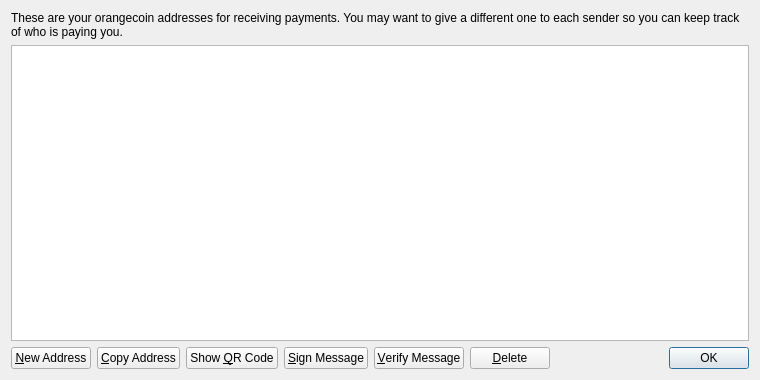
<?xml version="1.0" encoding="UTF-8"?>
<ui version="4.0">
 <class>AddressBookPage</class>
 <widget class="QWidget" name="AddressBookPage">
  <property name="geometry">
   <rect>
    <x>0</x>
    <y>0</y>
    <width>760</width>
    <height>380</height>
   </rect>
  </property>
  <property name="windowTitle">
   <string>Address Book</string>
  </property>
  <layout class="QVBoxLayout" name="verticalLayout">
   <item>
    <widget class="QLabel" name="labelExplanation">
     <property name="text">
      <string>These are your orangecoin addresses for receiving payments. You may want to give a different one to each sender so you can keep track of who is paying you.</string>
     </property>
     <property name="textFormat">
      <enum>Qt::PlainText</enum>
     </property>
     <property name="wordWrap">
      <bool>true</bool>
     </property>
    </widget>
   </item>
   <item>
    <widget class="QTableView" name="tableView">
     <property name="contextMenuPolicy">
      <enum>Qt::CustomContextMenu</enum>
     </property>
     <property name="toolTip">
      <string>Double-click to edit address or label</string>
     </property>
     <property name="tabKeyNavigation">
      <bool>false</bool>
     </property>
     <property name="alternatingRowColors">
      <bool>true</bool>
     </property>
     <property name="selectionMode">
      <enum>QAbstractItemView::SingleSelection</enum>
     </property>
     <property name="selectionBehavior">
      <enum>QAbstractItemView::SelectRows</enum>
     </property>
     <property name="sortingEnabled">
      <bool>true</bool>
     </property>
     <attribute name="verticalHeaderVisible">
      <bool>false</bool>
     </attribute>
    </widget>
   </item>
   <item>
    <layout class="QHBoxLayout" name="horizontalLayout">
     <item>
      <widget class="QPushButton" name="newAddressButton">
       <property name="toolTip">
        <string>Create a new address</string>
       </property>
       <property name="text">
        <string>&amp;New Address</string>
       </property>
       <property name="icon">
        <iconset resource="../bitcoin.qrc">
         <normaloff>:/icons/add</normaloff>:/icons/add</iconset>
       </property>
      </widget>
     </item>
     <item>
      <widget class="QPushButton" name="copyToClipboard">
       <property name="toolTip">
        <string>Copy the currently selected address to the system clipboard</string>
       </property>
       <property name="text">
        <string>&amp;Copy Address</string>
       </property>
       <property name="icon">
        <iconset resource="../bitcoin.qrc">
         <normaloff>:/icons/editcopy</normaloff>:/icons/editcopy</iconset>
       </property>
      </widget>
     </item>
     <item>
      <widget class="QPushButton" name="showQRCode">
       <property name="text">
        <string>Show &amp;QR Code</string>
       </property>
       <property name="icon">
        <iconset resource="../bitcoin.qrc">
         <normaloff>:/icons/qrcode</normaloff>:/icons/qrcode</iconset>
       </property>
      </widget>
     </item>
     <item>
      <widget class="QPushButton" name="signMessage">
       <property name="toolTip">
        <string>Sign a message to prove you own a Bitcoin address</string>
       </property>
       <property name="text">
        <string>&amp;Sign Message</string>
       </property>
       <property name="icon">
        <iconset resource="../bitcoin.qrc">
         <normaloff>:/icons/edit</normaloff>:/icons/edit</iconset>
       </property>
      </widget>
     </item>
     <item>
      <widget class="QPushButton" name="verifyMessage">
       <property name="toolTip">
        <string>Verify a message to ensure it was signed with a specified Bitcoin address</string>
       </property>
       <property name="text">
        <string>&amp;Verify Message</string>
       </property>
       <property name="icon">
        <iconset resource="../bitcoin.qrc">
         <normaloff>:/icons/transaction_0</normaloff>:/icons/transaction_0</iconset>
       </property>
      </widget>
     </item>
     <item>
      <widget class="QPushButton" name="deleteButton">
       <property name="toolTip">
        <string>Delete the currently selected address from the list. Only sending addresses can be deleted.</string>
       </property>
       <property name="text">
        <string>&amp;Delete</string>
       </property>
       <property name="icon">
        <iconset resource="../bitcoin.qrc">
         <normaloff>:/icons/remove</normaloff>:/icons/remove</iconset>
       </property>
      </widget>
     </item>
     <item>
      <spacer name="horizontalSpacer">
       <property name="orientation">
        <enum>Qt::Horizontal</enum>
       </property>
       <property name="sizeHint" stdset="0">
        <size>
         <width>40</width>
         <height>20</height>
        </size>
       </property>
      </spacer>
     </item>
     <item>
      <widget class="QDialogButtonBox" name="buttonBox">
       <property name="sizePolicy">
        <sizepolicy hsizetype="Maximum" vsizetype="Fixed">
         <horstretch>0</horstretch>
         <verstretch>0</verstretch>
        </sizepolicy>
       </property>
       <property name="standardButtons">
        <set>QDialogButtonBox::Ok</set>
       </property>
      </widget>
     </item>
    </layout>
   </item>
  </layout>
 </widget>
 <resources>
  <include location="../bitcoin.qrc"/>
 </resources>
 <connections/>
</ui>
